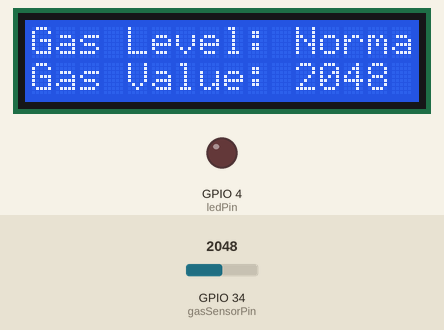
Simulated run of this sketch. Board: ESP32. On the bench: 16×2 character LCD, output pins drawn as LEDs (lit = HIGH). The inputs (shaded band) are chosen by the test bench; at power-on: GPIO 34 (gasSensorPin) = 2048. WiFi joins after 1.5 s; servers stay silent unless stated; random numbers use the default seed unless the sketch sets one; no MQTT or app messages arrive unless stated.

Above: at 2.8 s.
2.9 s: GPIO 34 (gasSensorPin) set to 2675
At 6.1 s:
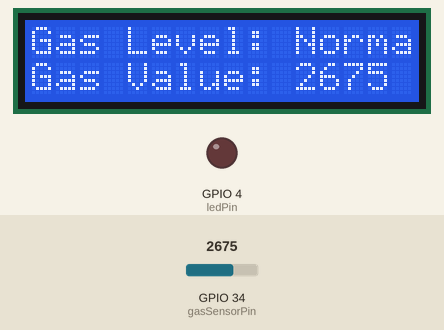
12.3 s: GPIO 34 (gasSensorPin) set to 2759
At 14.5 s:
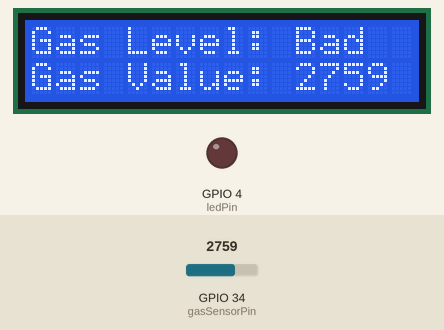
21.4 s: GPIO 34 (gasSensorPin) set to 1325
At 22.8 s:
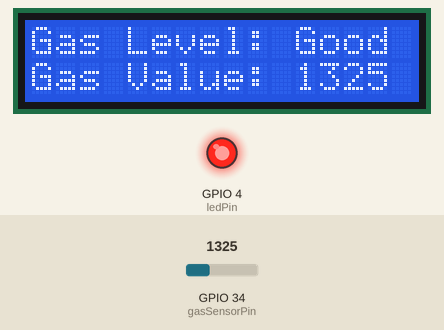
30.8 s: GPIO 34 (gasSensorPin) set to 1407
At 35.3 s:
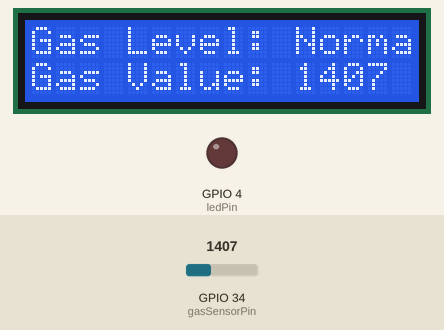
Timing chart, 0 to 36.8 s (numbered marks = the images above; inputs shaded):
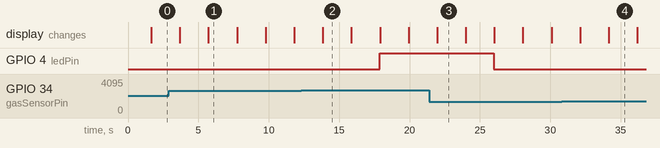

The sketch:

sketch.ino
```cpp
#include <Wire.h>
#include <LiquidCrystal_I2C.h>
#include <WiFi.h>
#include <PubSubClient.h>

LiquidCrystal_I2C lcd(0x27, 16, 2);
const int gasSensorPin = 34;
const int ledPin = 4;

char ssid[] = "Wokwi-GUEST";
char pass[] = "";

// Configuração MQTT para o broker público HiveMQ
const char* mqtt_broker = "broker.hivemq.com";
const int   mqtt_port   = 1883;  // non-TLS TCP port
const char* mqtt_topic  = "wokwi-airquality";

WiFiClient espClient;
PubSubClient mqttClient(espClient);

void mqttReconnect() {
  // Loop até que a conexão seja restabelecida
  while (!mqttClient.connected()) {
    String clientId = "esp32-airquality-";
    clientId += String((uint32_t)random(0xffff), HEX);

    if (mqttClient.connect(clientId.c_str())) {
      // Conectado ao HiveMQ
      // Aqui você pode assinar tópicos, se necessário
    } else {
      delay(1000);
    }
  }
}

void displayMessage(String line1, String line2, int delayTime = 2000) {
  lcd.clear();
  lcd.setCursor(0, 0);
  lcd.print(line1);
  lcd.setCursor(0, 1);
  lcd.print(line2);
  delay(delayTime);
}

void setup() {
  // Inicializa o LCD
  lcd.init();
  lcd.backlight();

  // Inicializa a comunicação serial para depuração e semente aleatória
  Serial.begin(115200);
  randomSeed(micros());

  // Inicializa o pino do LED
  pinMode(ledPin, OUTPUT);

  // Conecta ao Wi-Fi
  WiFi.begin(ssid, pass);
  while (WiFi.status() != WL_CONNECTED) {
    delay(250);
  }

  // Configura o cliente MQTT (broker HiveMQ)
  mqttClient.setServer(mqtt_broker, mqtt_port);
  mqttReconnect();
}

void loop() {
  if (!mqttClient.connected()) {
    mqttReconnect();
  }
  mqttClient.loop();

  // Lê o valor do gás do sensor de gás (saída analógica)
  int gasValue = analogRead(gasSensorPin);

  // Determina o nível de gás com base nos critérios
  String gasLevel;

  if (gasValue >= 0 && gasValue <= 1364) {
    gasLevel = "Good";
  } else if (gasValue >= 1365 && gasValue <= 2730) {
    gasLevel = "Normal";
  } else {
    gasLevel = "Bad";
  }

  // Determina a qualidade do ar apenas com base no nível de gás
  String airQuality;

  if (gasLevel == "Good" || gasLevel == "Normal") {
    airQuality = "Good Air Quality";
  } else {
    airQuality = "Bad Air Quality";
  }

  // Publica as leituras no broker MQTT HiveMQ em formato JSON (semelhante ao sketch.py)
  String payload = "{";
  payload += "\"gasValue\":" + String(gasValue) + ",";
  payload += "\"gasLevel\":\"" + gasLevel + "\",";
  payload += "\"airQuality\":\"" + airQuality + "\"";
  payload += "}";
  mqttClient.publish(mqtt_topic, payload.c_str());

  // Exibe o nível de gás e o valor do gás no LCD
  lcd.clear();
  lcd.setCursor(0, 0);
  lcd.print("Gas Level: " + gasLevel);
  lcd.setCursor(0, 1);
  lcd.print("Gas Value: " + String(gasValue));
  delay(2000); // Exibe o nível e o valor do gás por 2 segundos

  // Exibe a qualidade do ar no LCD
  lcd.clear();
  lcd.setCursor(0, 0);
  lcd.print("Air Quality: ");
  lcd.setCursor(0, 1);
  lcd.print(airQuality);
  delay(2000); // Exibe a qualidade do ar por 2 segundos

  // Controla o LED com base na qualidade do ar
  if (airQuality == "Bad Air Quality") {
    digitalWrite(ledPin, HIGH); // Liga o LED
  } else {
    digitalWrite(ledPin, LOW); // Desliga o LED
  }
}
```

Measured:
- the behaviour switches between 2730 and 2731 on GPIO 34 (gasSensorPin) (found by bisection; images 1 and 2)
- the behaviour switches between 1364 and 1365 on GPIO 34 (gasSensorPin) (found by bisection; images 3 and 4)
- after the input at 12.3 s, GPIO 4 (ledPin): LOW → HIGH after 5.6 s
- after the input at 21.4 s, GPIO 4 (ledPin): HIGH → LOW after 4.6 s
- what the display in image 1 shows lasts 2.0 s, from 5.7 s to 7.7 s
